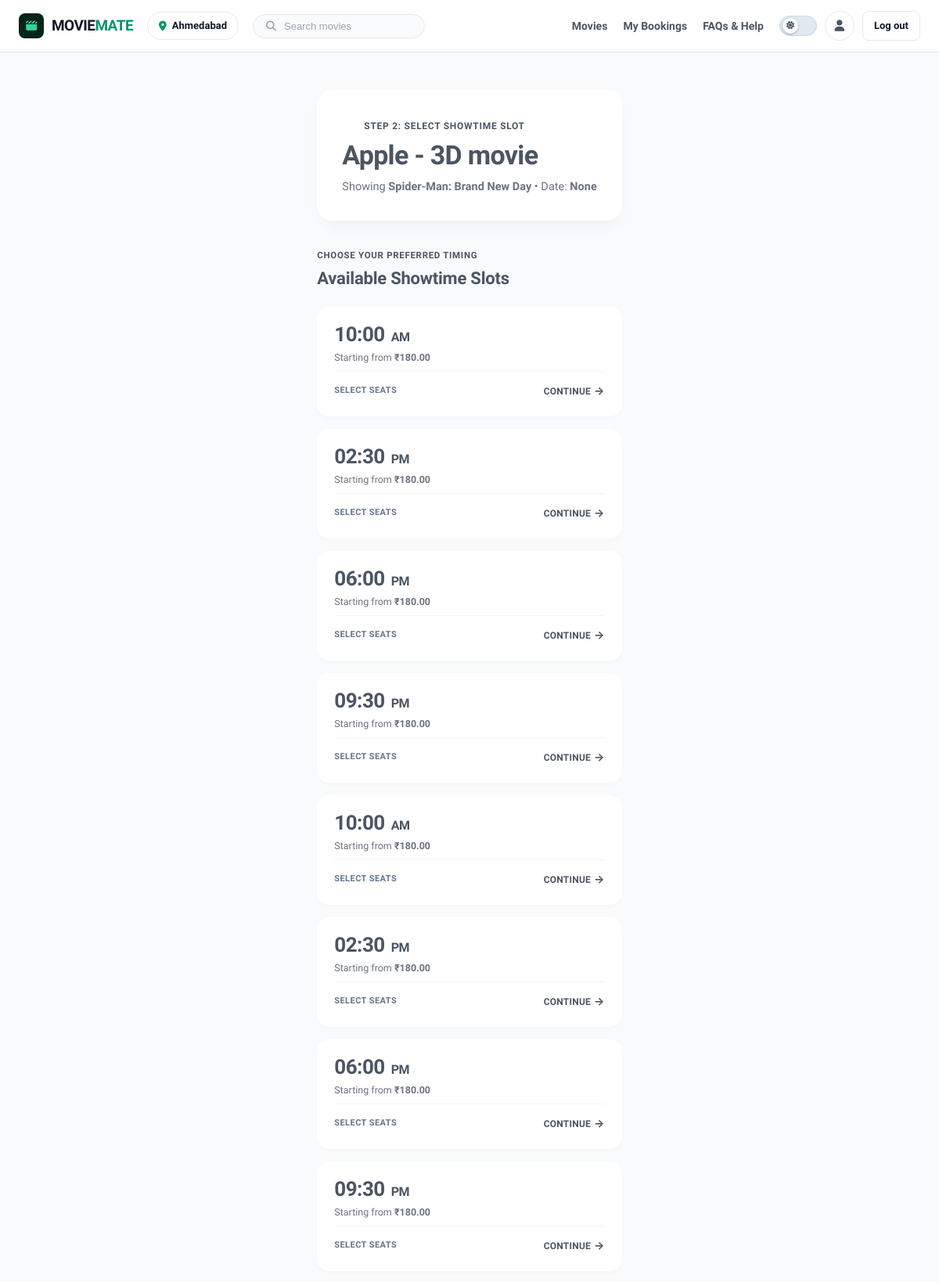
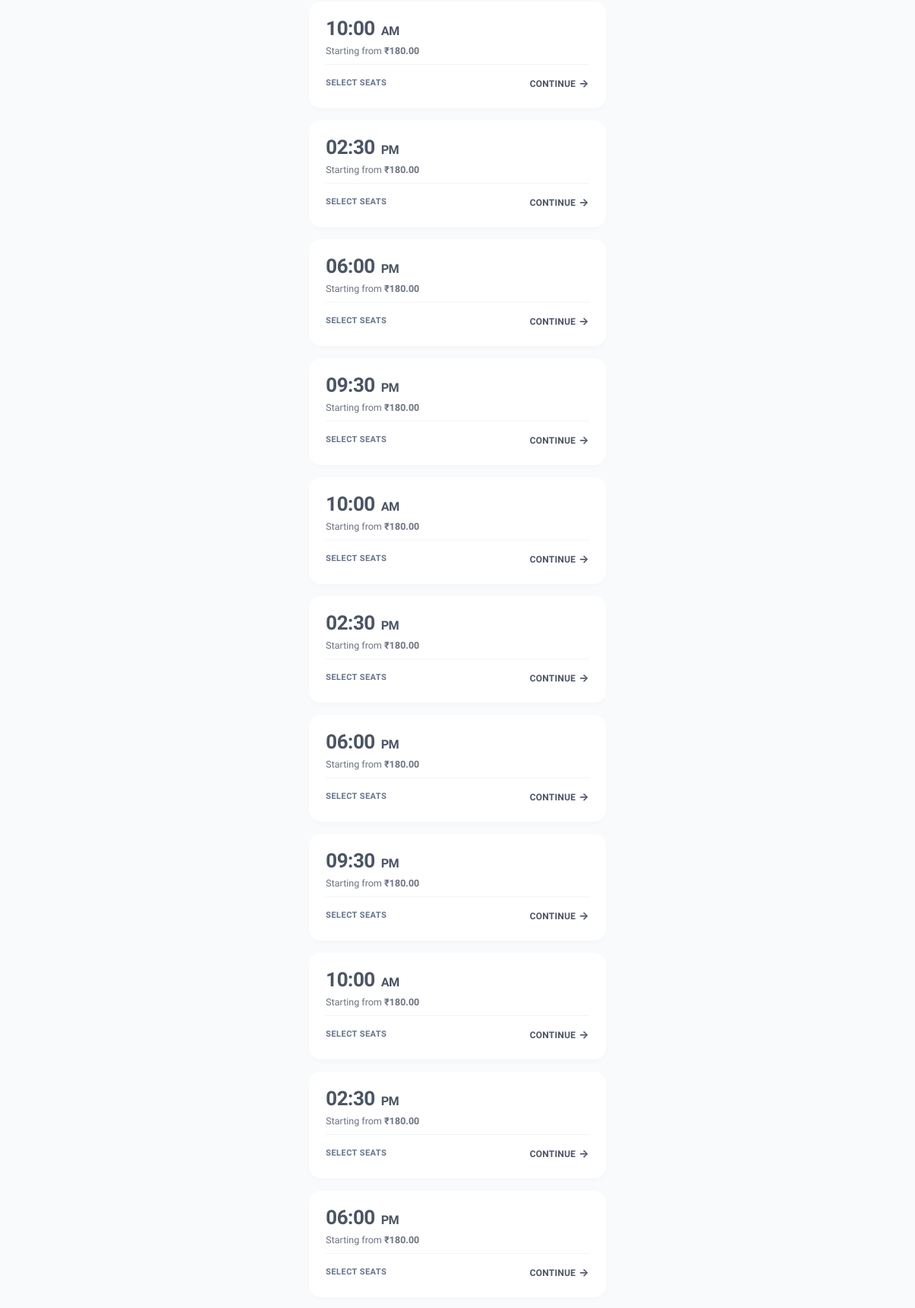
Page /movie/2/cinema/2/showtimes/ (signed in, upper part) on the committed database (2 pictures, top to bottom).
### admin_panel/models.py (models this page shows, shortened)
class Cinema(models.Model):
    name = models.CharField(max_length=150)
    city = models.CharField(max_length=100, default='Ahmedabad')
    address = models.TextField()
    total_screens = models.IntegerField(default=4)
    facilities = models.CharField(max_length=255, default='4K Dolby Atmos, Recliners, Food Court')
    created_at = models.DateTimeField(auto_now_add=True)

class Movie(models.Model):
    STATUS_CHOICES = (
        ('active', 'Active'),
        ('draft', 'Draft'),
        ('archived', 'Archived'),
    )
    TAG_CHOICES = (
        ('hot', 'Hot'),
        ('trending', 'Trending'),
        ('top_rated', 'Top Rated'),
        ('new_release', 'New Release'),
    )
    imdb_id = models.CharField(max_length=50, blank=True, null=True)
    title = models.CharField(max_length=200)
    category = models.ForeignKey(Category, on_delete=models.SET_NULL, null=True, blank=True, related_name='movies')
    genre = models.CharField(max_length=100)
    duration_minutes = models.IntegerField(default=120)
    release_year = models.IntegerField(default=2026)
    rating = models.DecimalField(max_digits=3, decimal_places=1, default=8.5)
    poster_url = models.URLField(max_length=500, blank=True, null=True)
    backdrop_url = models.URLField(max_length=500, blank=True, null=True)
    plot = models.TextField(blank=True, null=True)
    display_tag = models.CharField(max_length=20, choices=TAG_CHOICES, default='trending')
    is_hero = models.BooleanField(default=False)
    views_count = models.IntegerField(default=0)
    status = models.CharField(max_length=20, choices=STATUS_CHOICES, default='active')
    created_at = models.DateTimeField(auto_now_add=True)

class Showtime(models.Model):
    movie = models.ForeignKey(Movie, on_delete=models.CASCADE, related_name='showtimes')
    cinema = models.ForeignKey(Cinema, on_delete=models.CASCADE, related_name='showtimes')
    show_date = models.DateField()
    start_time = models.TimeField()
    platinum_price = models.DecimalField(max_digits=7, decimal_places=2, default=350.00)
    gold_price = models.DecimalField(max_digits=7, decimal_places=2, default=250.00)
    silver_price = models.DecimalField(max_digits=7, decimal_places=2, default=180.00)

### accounts/views.py (the view, shortened to what this page needs)
# urls.py: path("movie/<int:movie_id>/cinema/<int:cinema_id>/showtimes/", views.select_showtime, name="select_showtime"),
def select_showtime(request, movie_id, cinema_id):
    customer_id = request.session.get("customer_id")
    if not customer_id:
        return redirect("login")
    movie = get_object_or_404(Movie, id=movie_id)
    cinema = get_object_or_404(Cinema, id=cinema_id)
    from django.utils import timezone
    now = timezone.localtime()
    current_date = now.date()
    current_time = now.time()
    selected_date_str = request.GET.get('date')
    raw_showtimes = Showtime.objects.filter(movie=movie, cinema=cinema, show_date__gte=current_date).order_by('show_date', 'start_time')
    showtimes = [
        st for st in raw_showtimes
        if st.show_date > current_date or (st.show_date == current_date and st.start_time > current_time)
    ]
    context = {
        'movie': movie,
        'cinema': cinema,
        'showtimes': showtimes,
        'selected_date_str': selected_date_str
    }
    return render(request, "select_showtime.html", context)

### accounts/templates/select_showtime.html (shortened to what this page needs)
{% extends 'base.html' %}
{% load static %}
{% block extra_head %}
<link rel="stylesheet" href="{% static 'accounts/css/select_showtime.css' %}?v=3.1" />
{% endblock %}
{% block content %}
<main class="showtime-page">
    <section class="showtime-hero">
        <div class="step-label">
            Step 2: Select Showtime Slot
        </div>
        <h1 class="cinema-name">
            {{ cinema.name }}
        </h1>
        <p class="movie-date">
            Showing
            <strong>{{ movie.title }}</strong>
            <span> • </span>
            Date:
            <strong>{{ selected_date_str }}</strong>
        </p>
    </section>
    <section>
        <div class="section-heading">
            <p class="section-label">
                Choose your preferred timing
            </p>
            <h2 class="section-title">
                Available Showtime Slots
            </h2>
        </div>
        {% if showtimes %}
            <div class="showtime-grid">
                {% for st in showtimes %}
                    <a href="{% url 'select_seats' st.id %}" class="showtime-card">
                        <div class="showtime-time">
                            {{ st.start_time|time:"h:i" }}
                            <span>{{ st.start_time|time:"A" }}</span>
                        </div>
                        <div class="showtime-price">
                            Starting from <strong>₹{{ st.silver_price }}</strong>
                        </div>
                        <div class="showtime-bottom">
                            <span class="seat-label">Select Seats</span>
                            <span class="seat-arrow">
                                Continue <span>&rarr;</span>
                            </span>
                        </div>
                    </a>
                {% endfor %}
            </div>
        {% endif %}
    </section>
</main>
{% endblock %}

### accounts/static/accounts/css/base.css (style rules this page uses)
:root { --bg-canvas: #f8fafc; --bg-surface: #ffffff; --bg-subtle: #f9fafb; --border-color: #e5e7eb; --border-subtle: #f1f5f9; --text-primary: #111827; --text-secondary: #4b5563; --text-muted: #6b7280; --text-light: #9ca3af; --brand-primary: #072418; --brand-emerald: #059669; --brand-emerald-hover: #047857; --brand-emerald-light: #ecfdf5; --brand-emerald-border: #a7f3d0; --accent-blue: #1d4ed8; --accent-blue-light: #eff6ff; --accent-amber: #b45309; --accent-amber-light: #fffbeb; --accent-red: #dc2626; --accent-red-light: #fef2f2; --accent-red-border: #fecaca; --radius-sm: 6px; --radius-md: 8px; --radius-lg: 12px; --radius-xl: 16px; --shadow-subtle: 0 1px 3px rgba(0, 0, 0, 0.05), 0 1px 2px rgba(0, 0, 0, 0.03); --shadow-card: 0 1px 3px rgba(0, 0, 0, 0.06), 0 1px 2px rgba(0, 0, 0, 0.04); --shadow-hover: 0 10px 25px -5px rgba(0, 0, 0, 0.08), 0 8px 10px -6px rgba(0, 0, 0, 0.04); --shadow-modal: 0 25px 50px -12px rgba(0, 0, 0, 0.18); }
* { box-sizing: border-box; margin: 0; padding: 0; }
html, body { background: var(--bg-canvas); color: var(--text-secondary); font-family: 'Plus Jakarta Sans', 'Inter', -apple-system, BlinkMacSystemFont, "Segoe UI", Roboto, sans-serif; font-size: 14.5px; line-height: 1.5; -webkit-font-smoothing: antialiased; -moz-osx-font-smoothing: grayscale; }
body { min-height: 100vh; display: flex; flex-direction: column; }
main { flex: 1; }
a { color: inherit; text-decoration: none; }

### accounts/static/accounts/css/select_showtime.css (style rules this page uses)
.showtime-page { max-width: 1000px; margin: 0 auto; padding: 48px 24px 80px; }
.showtime-hero { background: #ffffff; border: 1px solid var(--stroke); border-radius: 20px; padding: 32px; margin-bottom: 36px; box-shadow: 0 10px 25px -5px rgba(0, 0, 0, 0.04), 0 8px 10px -6px rgba(0, 0, 0, 0.02); }
.step-label { display: inline-flex; align-items: center; gap: 8px; margin-bottom: 8px; color: var(--emerald); font-size: 12px; font-weight: 700; letter-spacing: 0.06em; text-transform: uppercase; }
.step-label::before { content: ""; width: 20px; height: 2px; background: var(--emerald); border-radius: 10px; }
.cinema-name { margin: 0 0 8px; color: var(--text); font-size: clamp(26px, 3.5vw, 34px); font-weight: 800; line-height: 1.2; letter-spacing: -0.02em; }
.movie-date { margin: 0; color: var(--text-muted); font-size: 14.5px; line-height: 1.6; }
.movie-date strong { color: var(--text); font-weight: 700; }
.section-heading { margin-bottom: 20px; }
.section-label { margin: 0 0 4px; color: var(--emerald); font-size: 11.5px; font-weight: 700; letter-spacing: 0.06em; text-transform: uppercase; }
.section-title { margin: 0; color: var(--text); font-size: 22px; font-weight: 800; letter-spacing: -0.01em; }
.showtime-grid { display: grid; grid-template-columns: repeat(auto-fill, minmax(220px, 1fr)); gap: 16px; }
.showtime-card { position: relative; display: flex; flex-direction: column; min-height: 140px; padding: 22px; text-decoration: none; background: #ffffff; border: 1px solid var(--stroke); border-radius: 16px; overflow: hidden; transition: transform 0.2s ease, border-color 0.2s ease, box-shadow 0.2s ease; box-shadow: 0 4px 6px -1px rgba(0, 0, 0, 0.02); }
.showtime-card::before { content: ""; position: absolute; left: 0; top: 0; bottom: 0; width: 4px; background: var(--emerald); transform: scaleY(0); transform-origin: center; transition: transform 0.2s ease; }
.showtime-time { color: var(--text); font-size: 26px; font-weight: 800; line-height: 1; letter-spacing: -0.02em; }
.showtime-time span { color: var(--emerald); font-size: 16px; font-weight: 700; margin-left: 2px; }
.showtime-price { margin-top: 8px; color: var(--text-muted); font-size: 12.5px; }
.showtime-price strong { color: var(--text); font-weight: 700; }
.showtime-bottom { display: flex; align-items: center; justify-content: space-between; margin-top: auto; padding-top: 14px; border-top: 1px solid #f1f5f9; }
.seat-label { color: #64748b; font-size: 11px; font-weight: 700; letter-spacing: 0.04em; text-transform: uppercase; }
.seat-arrow { display: inline-flex; align-items: center; gap: 4px; color: var(--emerald); font-size: 12px; font-weight: 700; text-transform: uppercase; letter-spacing: 0.02em; }
.seat-arrow span { font-size: 14px; transition: transform 0.2s ease; }

### rows in the picture
Cinema: name "Apple - 3D movie"
Movie: title "Spider-Man: Brand New Day"
Showtime: start_time "10:00", start_time "AM", silver_price "180.00"
Showtime: start_time "02:30", start_time "PM", silver_price "180.00"
Showtime: start_time "06:00", start_time "PM", silver_price "180.00"
Showtime: start_time "09:30", start_time "PM", silver_price "180.00"
Showtime: start_time "10:00", start_time "AM", silver_price "180.00"
Showtime: start_time "02:30", start_time "PM", silver_price "180.00"
Showtime: start_time "06:00", start_time "PM", silver_price "180.00"
Showtime: start_time "09:30", start_time "PM", silver_price "180.00"
Showtime: start_time "10:00", start_time "AM", silver_price "180.00"
Showtime: start_time "02:30", start_time "PM", silver_price "180.00"
Showtime: start_time "06:00", start_time "PM", silver_price "180.00"
Showtime: start_time "09:30", start_time "PM", silver_price "180.00"
Showtime: start_time "10:00", start_time "AM", silver_price "180.00"
Showtime: start_time "02:30", start_time "PM", silver_price "180.00"
Showtime: start_time "06:00", start_time "PM", silver_price "180.00"
Showtime: start_time "09:30", start_time "PM", silver_price "180.00"
Showtime: start_time "10:00", start_time "AM", silver_price "180.00"
Showtime: start_time "02:30", start_time "PM", silver_price "180.00"
Showtime: start_time "06:00", start_time "PM", silver_price "180.00"

### other values in the picture
{{ selected_date_str }} "None"
